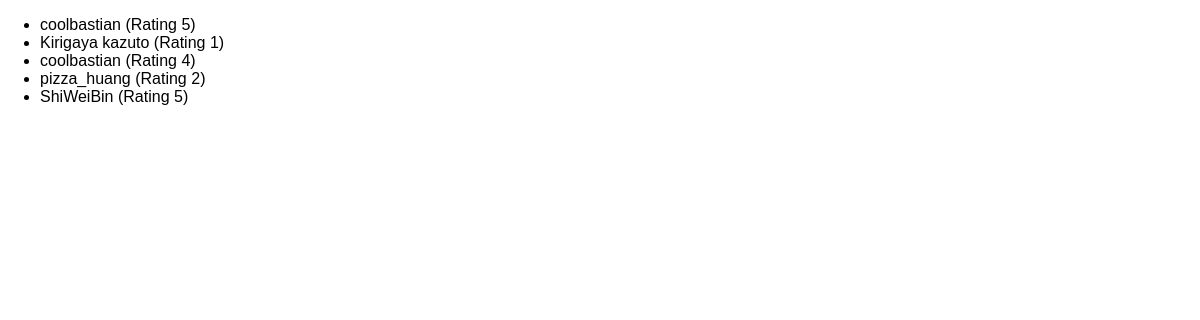
The app's page /reviews with its own data.
### reviews/models.py (models this page shows, shortened)
class Review(models.Model):
    user_name = models.CharField(max_length=100)
    review_text = models.TextField()
    rating = models.IntegerField(validators=[MinValueValidator(1), MaxValueValidator(5)])

### reviews/views.py (the view)
# urls.py: path("reviews", views.ReviewsListView.as_view()),
class ReviewsListView(ListView):
    template_name = "reviews/review_list.html"
    model = Review
    context_object_name = "reviews"

### reviews/templates/reviews/review_list.html (shortened to what this page needs)
{% extends 'reviews/base.html' %}
{% block content %}
    <ul>
        {% for field in reviews %}
            <li>{{ field.user_name }} (Rating {{ field.rating }})</li>
        {% endfor %}
    </ul>
{% endblock %}

### reviews/static/reviews/styles.css (style rules this page uses)
body { font-family: sans-serif; margin: 0; }

### records on screen
Review: user_name "coolbastian", rating "5"
Review: user_name "Kirigaya kazuto", rating "1"
Review: user_name "coolbastian", rating "4"
Review: user_name "pizza_huang", rating "2"
Review: user_name "ShiWeiBin", rating "5"
